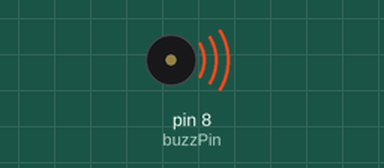
The sketch below on a simulated Arduino Uno, built with avr-gcc and run on an emulated ATmega328P. Shown: buzzer (waves = sounding).

Above: at 0.1 s.
At 2.2 s:
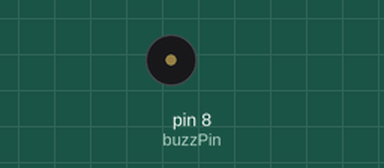
Timing chart, 0 to 3.7 s (numbered marks = the images above):
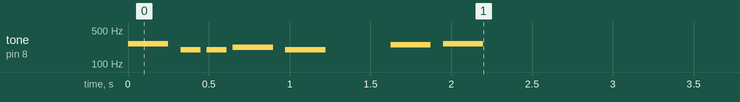

The sketch:

ToneMelody.ino
```cpp
/*

  Tone Melody

  Plays a melody

  circuit:

  - speaker on digital pin 8

*/

#include "pitches.h"

int buzzPin = 8;

// notes in the melody:
int melody[] = {

  NC4, NG3, NG3, NA3, NG3, 0, NB3, NC4

};

// note durations: 4 = quarter note, 8 = eighth note, etc.:
int noteDurations[] = {

  4, 8, 8, 4, 4, 4, 4, 4

};

void setup() {

play_tones();

}

void loop() {

  // no need to repeat the melody.
}


void play_tones() {

    // iterate over the notes of the melody:

    for (int thisNote = 0; thisNote < 8; thisNote++) {

    // to calculate the note duration, take one second divided by the note type.
    //e.g. quarter note = 1000 / 4, eighth note = 1000/8, etc.

    int noteDuration = 1000 / noteDurations[thisNote];

    tone(buzzPin, melody[thisNote], noteDuration);

    // to distinguish the notes, set a minimum time between them.
    // the note's duration + 30% seems to work well:

    int pauseBetweenNotes = noteDuration * 1.30;

    delay(pauseBetweenNotes);

    // stop the tone playing:

    noTone(buzzPin);

  }

}
```

pitches.h
```cpp
/*************************************************

 * Public Constants

 *************************************************/

#define NB0  31
#define NC1  33
#define NCS1 35
#define ND1  37
#define NDS1 39
#define NE1  41
#define NF1  44
#define NFS1 46
#define NG1  49
#define NGS1 52
#define NA1  55
#define NAS1 58
#define NB1  62
#define NC2  65
#define NCS2 69
#define ND2  73
#define NDS2 78
#define NE2  82
#define NF2  87
#define NFS2 93
#define NG2  98
#define NGS2 104
#define NA2  110
#define NAS2 117
#define NB2  123
#define NC3  131
#define NCS3 139
#define ND3  147
#define NDS3 156
#define NE3  165
#define NF3  175
#define NFS3 185
#define NG3  196
#define NGS3 208
#define NA3  220
#define NAS3 233
#define NB3  247
#define NC4  262
#define NCS4 277
#define ND4  294
#define NDS4 311
#define NE4  330
#define NF4  349
#define NFS4 370
#define NG4  392
#define NGS4 415
#define NA4  440
#define NAS4 466
#define NB4  494
#define NC5  523
#define NCS5 554
#define ND5  587
#define NDS5 622
#define NE5  659
#define NF5  698
#define NFS5 740
#define NG5  784
#define NGS5 831
#define NA5  880
#define NAS5 932
#define NB5  988
#define NC6  1047
#define NCS6 1109
#define ND6  1175
#define NDS6 1245
#define NE6  1319
#define NF6  1397
#define NFS6 1480
#define NG6  1568
#define NGS6 1661
#define NA6  1760
#define NAS6 1865
#define NB6  1976
#define NC7  2093
#define NCS7 2217
#define ND7  2349
#define NDS7 2489
#define NE7  2637
#define NF7  2794
#define NFS7 2960
#define NG7  3136
#define NGS7 3322
#define NA7  3520
#define NAS7 3729
#define NB7  3951
#define NC8  4186
#define NCS8 4435
#define ND8  4699
#define NDS8 4978
```
